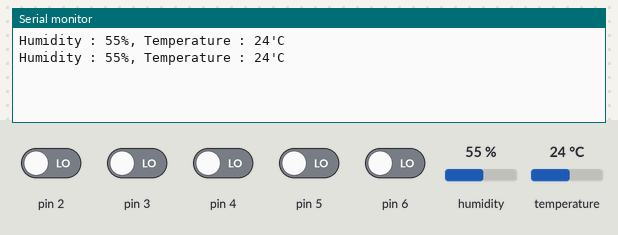
The sketch below on a simulated Arduino Uno, built with avr-gcc and run on an emulated ATmega328P. On the bench: the last lines printed to the serial monitor. Wiring (inferred from the names in the program): DHT11 sensor: data pin 7. The inputs (shaded band) are chosen by the test bench; at power-on: pin 2–6 LOW, humidity 55 %, temperature 24 °C.

Above: at 1.2 s.
1.3 s: humidity set to 22 %
At 2.6 s:
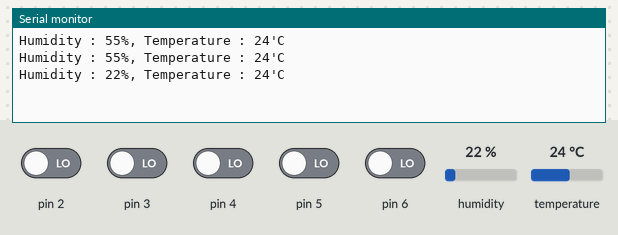
2.8 s: temperature set to 12 °C
At 3.9 s:
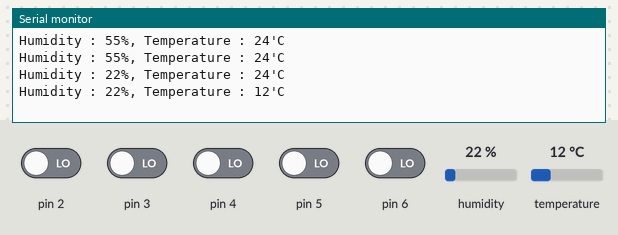
4.3 s: humidity set to 40 %
At 6.0 s:
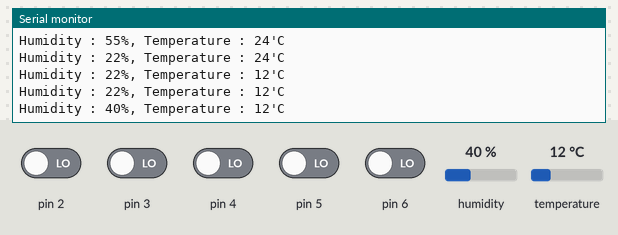
Timing chart, 0 to 7.5 s (numbered marks = the images above; inputs shaded):
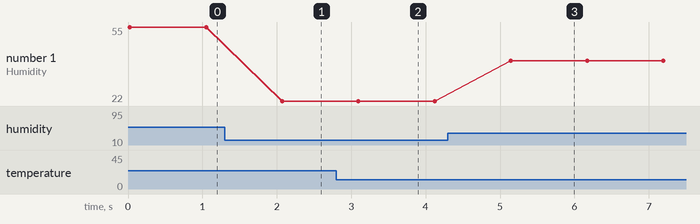

The sketch:

hum_temp.ino
```cpp
long levelTimeout = 500000; // 500ms
uint8_t bitmask = 0xFF;
uint8_t port = 0xFF;
int pin = 7;
void setup()
{
    Serial.begin(115200);
}

void loop()
{
    byte temperature = 0;
    byte humidity = 0;

    read(&temperature, &humidity);

    Serial.print("Humidity : ");
    Serial.print(humidity);
    Serial.print("%, ");
    Serial.print("Temperature : ");
    Serial.print(temperature);
    Serial.print("'C");
    Serial.println();

    delay(1000);
}

int read(byte *temperature, byte *humidity)
{
    int ret = 0;
    bitmask = digitalPinToBitMask(pin);
    port = digitalPinToPort(pin);

    byte data[40] = {0};
    sample(data);

    // 받은 data 처리

    Serial.println();

    *temperature = _temp(data);
    *humidity = _hum(data);
}
int sample(byte data[40])
{
    memset(data, 0, 40);
    pinMode(pin, OUTPUT);
    digitalWrite(pin, LOW);
    delay(20);
    //
    digitalWrite(pin, HIGH);
    pinMode(pin, INPUT);
    delayMicroseconds(25);

    long t = levelTime(LOW, 10, 6);
    if (t < 30)
    {
        // return -1;
    }
    t = levelTime(HIGH, 10, 6);
    if (t < 50)
    {
        // return -1;
    }

    for (size_t i = 0; i < 40; i++)
    {
        t = levelTime(LOW, 10, 6);
        if (t < 24)
        {
            // return -1;
        }
        t = levelTime(HIGH, 10, 6);
        if (t < 11)
        {
            // return -1;
        }
        data[i] = (t > 40 ? 1 : 0);
    }

    t = levelTime(LOW, 10, 6);
    if (t < 24)
    {
        return -1;
    }

    return 0;
}

long levelTime(byte level, int firstWait, int interval)
{
    unsigned long time_start = micros();
    long time = 0;

    uint8_t portState = level ? bitmask : 0;

    bool loop = true;
    for (int i = 0; loop; i++)
    {
        if (time < 0 || time > levelTimeout)
        {
            return -1;
        }

        if (i == 0)
        {
            if (firstWait > 0)
            {
                delayMicroseconds(firstWait);
            }
        }
        else if (interval > 0)
        {
            delayMicroseconds(interval);
        }
        time = micros() - time_start;

        // low상태에서 high 상태로 변할때 빠져 나가는 것
        loop = ((*portInputRegister(port) & bitmask) == portState);
    }

    return time;
}

int _hum(byte data[40])
{
    int hum = 0, j = 1;
    for (int i = 7; i >= 0; i--)
    {
        hum += data[i] * j;
        j *= 2;
    }

    return hum;
}
int _temp(byte data[40])
{
    int temp = 0, j = 1;
    for (int i = 23; i >= 16; i--)
    {
        temp += data[i] * j;
        j *= 2;
    }

    return temp;
}
```

Measured:
- after the input at 1.3 s, the serial monitor: prints a new line after 0.77 s (image 1)
- after the input at 2.8 s, the serial monitor: prints a new line after 0.30 s (image 2)
- after the input at 4.3 s, the serial monitor: prints a new line after 0.85 s (image 3)
- plotted number 1: 55 → 22 after the input at 1.3 s, 22 → 40 after the input at 4.3 s
